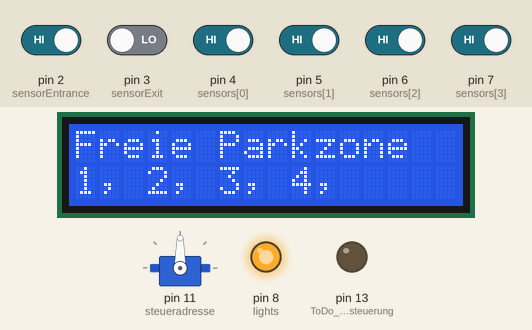
Recording of a sketch running on a simulated Arduino Uno, built with avr-gcc and run on an emulated ATmega328P. Shown: 16×2 character LCD, servo, output pins drawn as LEDs (lit = HIGH). The inputs (shaded band) are chosen by the test bench; at power-on: pin 2 (sensorEntrance), pin 4 (sensors[0]), pin 5 (sensors[1]), pin 6 (sensors[2]), pin 7 (sensors[3]) HIGH, pin 3 (sensorExit) LOW.

Above: at 1.2 s.
1.3 s: pin 3 (sensorExit) driven HIGH
At 2.6 s:
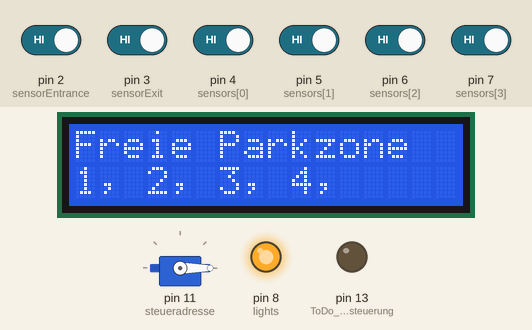
3.6 s: pin 4 (sensors[0]) driven LOW
At 4.9 s:
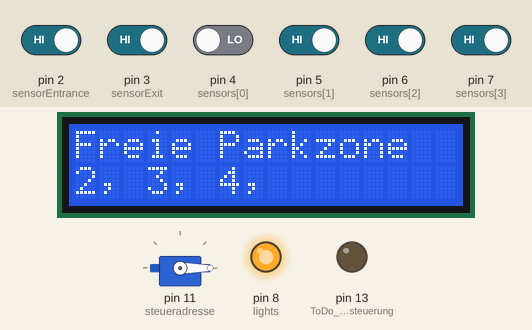
5.7 s: pin 5 (sensors[1]) driven LOW
At 7.0 s:
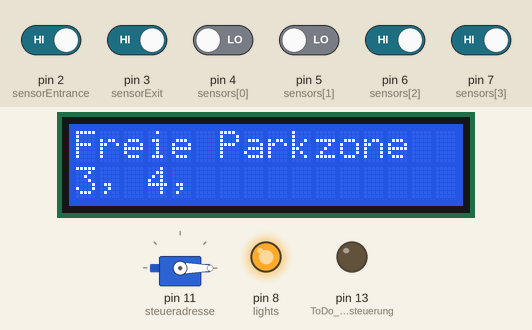
7.7 s: pin 6 (sensors[2]) driven LOW
At 11.7 s:
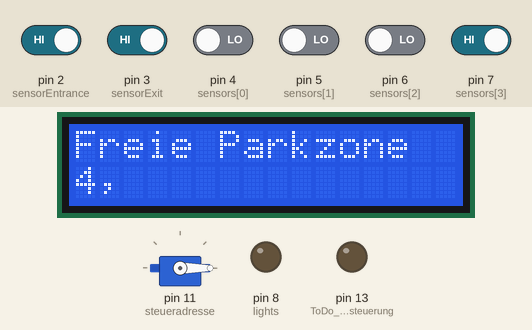
11.8 s: pin 7 (sensors[3]) driven LOW
At 13.5 s:
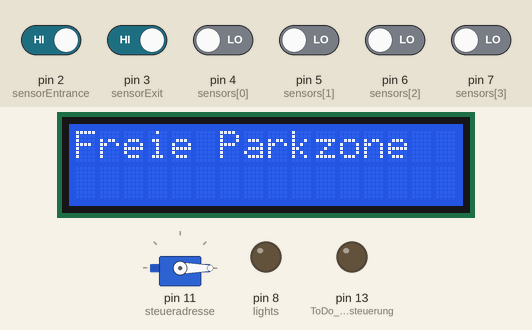
13.8 s: pin 4 (sensors[0]) driven HIGH
At 15.4 s:
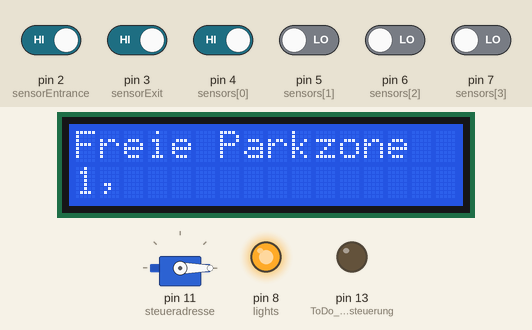
Timing chart, 0 to 26.1 s (numbered marks = the images above; inputs shaded):
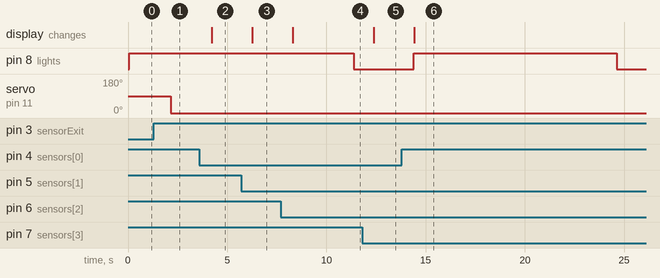

Measured:
- after the input at 1.3 s, servo on pin 11 (steueradresse): 90° → 0° after 0.85 s
- after the input at 3.6 s, the display: changes after 0.61 s (image 2)
- after the input at 5.7 s, the display: changes after 0.56 s (image 3)
- after the input at 7.7 s, the display: changes after 0.60 s (image 4)
- after the input at 11.8 s, the display: changes after 0.58 s (image 5)
- after the input at 13.8 s, pin 8 (lights): LOW → HIGH after 0.60 s, → LOW 10.2 s later; the display: changes after 0.62 s (image 6)

The sketch:

Parkplatz.ino
```cpp
#include <LiquidCrystal_I2C.h>
#include <Wire.h>
#include <string.h>
#include <Servo.h>


Servo mein_servo;
const int amountBays = 4;
int occupied = 0;
int change;
int lastIter[amountBays] = {1}; // Sensor values
long timer;
const String firstLine = "Freie Parkzone";
String displayText;
LiquidCrystal_I2C lcd(0x27, 16, 2);

const int t1            = 2000;
const int steueradresse = 11;
const int sensorEntrance = 2; //pinmode
const int sensorExit = 3; //pinmode
int sensors[amountBays] = {4,5,6,7}; // Sensor addresses/ pins
const int lights = 8;


void setup() {
  //pinMode(taster, INPUT);
  lcd.init();
  lcd.backlight();
  lcd.clear();
  lcd.setCursor(0,0);
  mein_servo.attach(steueradresse);
  pinMode(13,OUTPUT); // ToDo Schrankensteuerung
  pinMode(sensorEntrance,INPUT);
  for (int pin:sensors){
    pinMode(pin,INPUT);
  }
  pinMode(lights, OUTPUT);
}

void loop() {
  lcd.clear();
  lcd.setCursor(0, 0);
  displayText = "";
  occupied = 0;

  /*Check Parking bays*/
  for (int i = 0 ; i < amountBays; i++) {
    change = lastIter[i] - digitalRead(sensors[i]); // 1: wird belegt, -1: wird frei
    if (change == -1){
      digitalWrite(lights, HIGH);//To Do lights on, wenn parkplatz frei lighter ein.
      timer = millis();
    }
    //Fetch free Bays
    occupied = digitalRead(sensors[i]);
    switch(occupied){
      case 0:
        // Parkplatz belegt.
        occupied++;
        break;
      case 1:
        // Parkplatz frei.
        displayText += char(i+49);// 49 ist ein eins
        displayText += ", ";
        break;
    }
    lastIter[i] = digitalRead(sensors[i]);
  }

  /*Entrance und Exit control*/
  if ((!digitalRead(sensorEntrance) && (amountBays-occupied > 0)) || !digitalRead(sensorExit))// Fahrzeug ist Da! es wird aufgezählt!
  {
    mein_servo.write(90);// ToDo Schrankensteuerung
    timer = millis();
    digitalWrite(lights, HIGH);// To do :Light on
  }
  else{
    mein_servo.write(0); // toDO Schrankensteuerung
  }

  /*LCD Text*/
  if (amountBays - occupied == 0){
    firstLine = "Nicht Frei";
  }
  lcd.print(firstLine);
  lcd.setCursor(0,1);// Cursor auf 2. zeile
  lcd.print(displayText);

  /*time-of for Lighting*/
  if (millis() - timer > 10*1000){//licht bleibt 10sec an
    digitalWrite(lights, LOW);//To do: light off
  }
  delay(1000);
}
```
